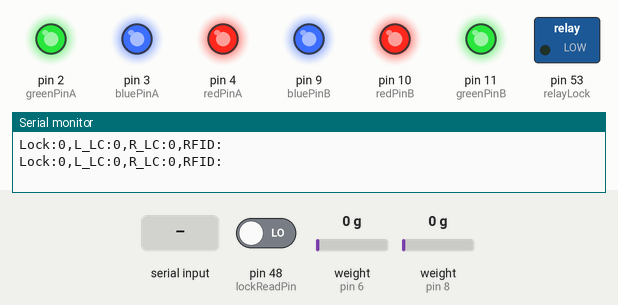
Simulated run of this sketch. Board: Arduino Mega 2560, built with avr-gcc and run on an emulated ATmega2560. Parts: switched loads named in the sketch (green lamp = pin HIGH), output pins drawn as LEDs (lit = HIGH), the last lines printed to the serial monitor. The inputs (shaded band) are chosen by the test bench; at power-on: pin 48 (lockReadPin) LOW, weight on the scale (sensors on pin 6, pin 8) 0 g.

Above: at 3.2 s.
3.3 s: "unlock\n" received over Serial
At 3.77 s:
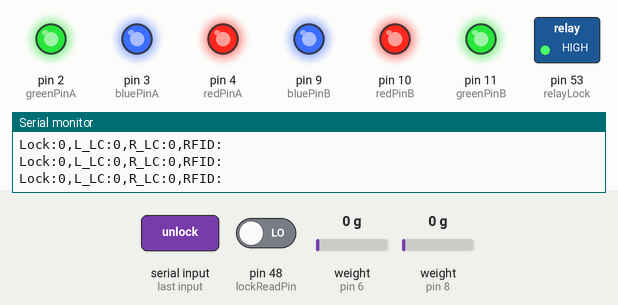
5.3 s: "left_led_red\n" received over Serial
At 6.3 s:
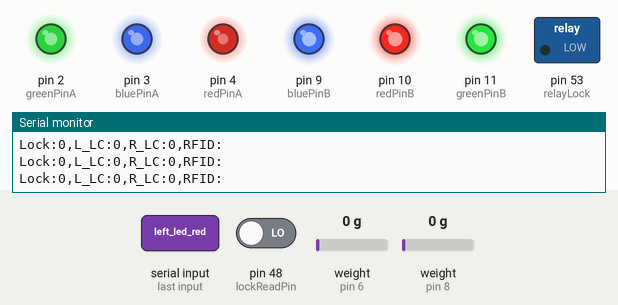
7.2 s: "right_led_red\n" received over Serial
At 8.2 s:
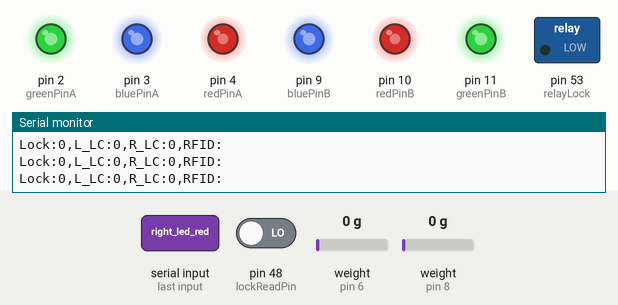
9.0 s: "left_led_blue\n" received over Serial
At 10.0 s:
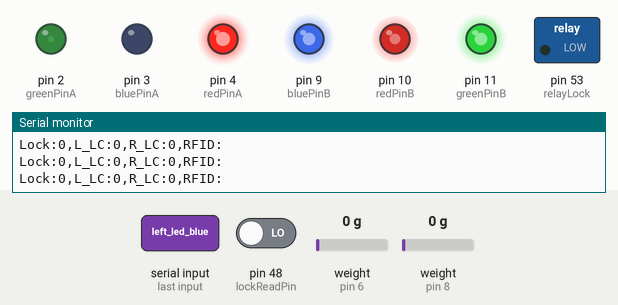
10.9 s: "right_led_blue\n" received over Serial
At 11.9 s:
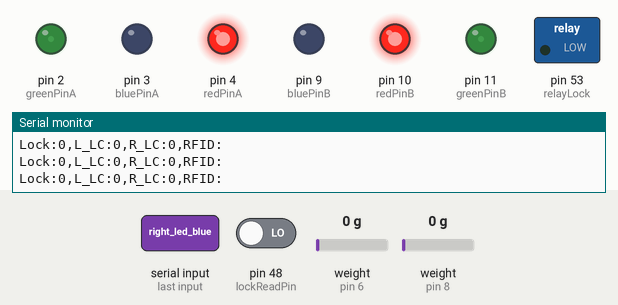
12.8 s: "left_led_off\n" received over Serial
At 13.7 s:
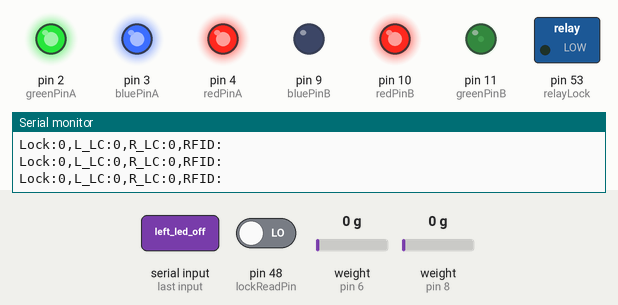
Timing chart, 0 to 15.7 s (numbered marks = the images above; inputs shaded):
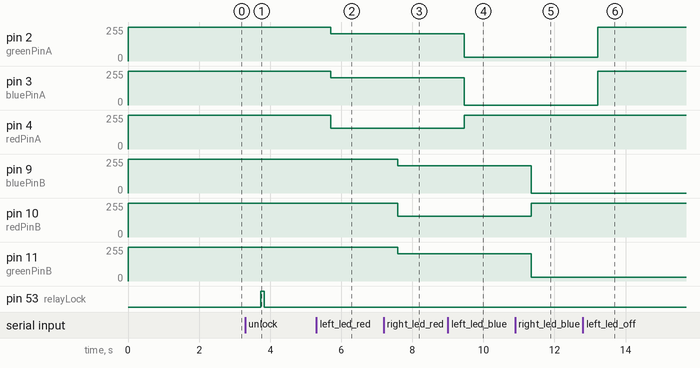

Measured:
- after the input at 3.3 s, pin 53 (relayLock): LOW → HIGH after 0.43 s, → LOW 0.10 s later
- after the input at 5.3 s, pin 2 (greenPinA), pin 3 (bluePinA): 255/255 → 206/255 after 0.41 s; pin 4 (redPinA): 255/255 → 155/255 after 0.41 s
- after the input at 7.2 s, pin 9 (bluePinB), pin 11 (greenPinB): 255/255 → 206/255 after 0.39 s; pin 10 (redPinB): 255/255 → 155/255 after 0.39 s
- after the input at 9.0 s, pin 2 (greenPinA): 206/255 → 29/255 after 0.46 s; pin 3 (bluePinA): 206/255 → 0/255 after 0.46 s; pin 4 (redPinA): 155/255 → 252/255 after 0.46 s
- after the input at 10.9 s, pin 9 (bluePinB): 206/255 → 0/255 after 0.44 s; pin 10 (redPinB): 155/255 → 252/255 after 0.44 s; pin 11 (greenPinB): 206/255 → 29/255 after 0.44 s
- after the input at 12.8 s, pin 2 (greenPinA): 29/255 → 255/255 after 0.42 s; pin 3 (bluePinA): 0/255 → 255/255 after 0.42 s; pin 4 (redPinA): 252/255 → 255/255 after 0.42 s

The sketch:

ArduinoTop.ino
```cpp
#include "HX711.h"    //Load Cell Library
#include <SPI.h>      //SPI communication for MFRC522 (required to use MFRC522)
#include <MFRC522.h>  //RFID Library (use MFRC522 by GithubCommunity v1.4.12, download through library manager)

HX711 loadcellA;  //Right
HX711 loadcellB;  //Left

String cmd;  //received input gets stored here

//Recorded Values
long massA = 0.0;
long massB = 0.0;
int lockState = 0;

//RGB LED Pin for Left Strip
int redPinA = 4;
int greenPinA = 2;
int bluePinA = 3;

//RGB LED Pin for Right Strip
int redPinB = 10;
int greenPinB = 11;
int bluePinB = 9;

//Triggering relayLock can only be for a split second
int relayLock = 53;  //relay (HIGH = Lock Release)
int lockReadPin = 48;  //relay status reader (1 is locked, 0 is lockReleased)

//RFID Module Setup
//SPI MOSI --> Pin 51
//SPI MISO --> Pin 50
//SPI SCK --> Pin 52
int RST_PIN = 12;                //Configurable (originally pin 8, conflict with LEDs)
int SDA_PIN = 13;                //Configurable (originally pin 9, conflict with LEDs) (SPI PIN)
MFRC522 rfid(SDA_PIN, RST_PIN);  //MFRC522 reader
byte nuidPICC[4];                // Init array that will store new NUID (currently unused)

//Loadcell Setup (Divider is the primary calibration, offset is only used in case of consistent inaccuracies with loadcell reading)
const int LOADCELLA_DOUT_PIN = 6;
const int LOADCELLA_SCK_PIN = 5;
const long LOAD_A_OFFSET = 0;
const long LOAD_A_DIVIDER = -420.35;

const int LOADCELLB_DOUT_PIN = 8;
const int LOADCELLB_SCK_PIN = 7;
const long LOAD_B_OFFSET = 0;
const long LOAD_B_DIVIDER = 431.13;

void unlock() {
  digitalWrite(relayLock, HIGH);
  delay(100);
  digitalWrite(relayLock, LOW);
}

void setLeftLEDColor(int r, int g, int b) {
  analogWrite(redPinA, 255 - r);
  analogWrite(greenPinA, 255 - g);
  analogWrite(bluePinA, 255 - b);
}

void setRightLEDColor(int r, int g, int b) {
  analogWrite(redPinB, 255 - r);
  analogWrite(greenPinB, 255 - g);
  analogWrite(bluePinB, 255 - b);
}

void checkSerial() {
  if (Serial.available() > 0) {
    cmd = Serial.readStringUntil('\n');
    if (cmd == "unlock") {
      unlock();
    } else if (cmd == "tare") {//zero loadcells
      loadcellA.tare();
      loadcellB.tare();
    } else if (cmd == "left_led_red") {
      //#FF7C7C Red
      setLeftLEDColor(100, 49, 49);
    } else if (cmd == "right_led_red") {
      //#FF7C7C Red
      setRightLEDColor(100, 49, 49);
    } else if (cmd == "left_led_blue") {
      //#03E2FF Blue
      setLeftLEDColor(3, 226, 255);
    } else if (cmd == "right_led_blue") {
      //#03E2FF Blue
      setRightLEDColor(3, 226, 255);
    } else if (cmd == "left_led_off") {
      setLeftLEDColor(0, 0, 0);
    } else if (cmd == "right_led_off") {
      setRightLEDColor(0, 0, 0);
    } else if (cmd == "led_off") {  //clear
      setLeftLEDColor(0, 0, 0);
      setRightLEDColor(0, 0, 0);
    }
  }
}

void readRFID() {
  // Reset the loop if no new card present on the sensor/reader. This saves the entire process when idle.
  if (!rfid.PICC_IsNewCardPresent())
    return;
  // Verify if the NUID has been readed
  if (!rfid.PICC_ReadCardSerial())
    return;
  MFRC522::PICC_Type piccType = rfid.PICC_GetType(rfid.uid.sak);
  // Check is the PICC of Classic MIFARE type
  if (piccType != MFRC522::PICC_TYPE_MIFARE_MINI && piccType != MFRC522::PICC_TYPE_MIFARE_1K && piccType != MFRC522::PICC_TYPE_MIFARE_4K) {
    Serial.print("-1");  //returning -1 means invalid RFID type (not MIFARE Classic type)
    return;
  }
  // Store NUID into nuidPICC array (if need to do comparison and saving logs)
  for (byte i = 0; i < 4; i++) {
    nuidPICC[i] = rfid.uid.uidByte[i];
  }
  // printHex(rfid.uid.uidByte, rfid.uid.size);
  printDec(rfid.uid.uidByte, rfid.uid.size);  //print RFID value in dec
  // Halt PICC
  rfid.PICC_HaltA();
  // Stop encryption on PCD
  rfid.PCD_StopCrypto1();
}

//Helper routine to dump a byte array as hex values to Serial.
void printHex(byte *buffer, byte bufferSize) {
  for (byte i = 0; i < bufferSize; i++) {
    Serial.print(buffer[i] < 0x10 ? " 0" : " ");
    Serial.print(buffer[i], HEX);
  }
}

//Helper routine to dump a byte array as dec values to Serial.
void printDec(byte *buffer, byte bufferSize) {
  for (byte i = 0; i < bufferSize; i++) {
    //Serial.print(' '); Seperate each byte
    Serial.print(buffer[i], DEC);
  }
}

void setup() {
  // put your setup code here, to run once:
  Serial.begin(115200);
  SPI.begin();
  while (!Serial) {
    //waiting for Jetson to Connect
  }
  pinMode(redPinA, OUTPUT);
  pinMode(greenPinA, OUTPUT);
  pinMode(bluePinA, OUTPUT);

  pinMode(redPinB, OUTPUT);
  pinMode(greenPinB, OUTPUT);
  pinMode(bluePinB, OUTPUT);

  pinMode(relayLock, OUTPUT);
  pinMode(lockReadPin, INPUT);

  digitalWrite(redPinA, HIGH);  //high initializes LED A to OFF
  digitalWrite(greenPinA, HIGH);
  digitalWrite(bluePinA, HIGH);

  digitalWrite(redPinB, HIGH);  //high initializes LED B to OFF
  digitalWrite(greenPinB, HIGH);
  digitalWrite(bluePinB, HIGH);

  digitalWrite(relayLock, LOW);

  loadcellA.begin(LOADCELLA_DOUT_PIN, LOADCELLA_SCK_PIN);
  loadcellA.set_scale(LOAD_A_DIVIDER); //recalibrate value every time the loadcell is adjusted

  loadcellB.begin(LOADCELLB_DOUT_PIN, LOADCELLB_SCK_PIN);
  loadcellB.set_scale(LOAD_B_DIVIDER); //recalibrate value every time the loadcell is adjusted

  loadcellA.tare();
  loadcellB.tare();

  rfid.PCD_Init();  // Initialize MFRC522
}

void loop() {
  //Giving Output
  massA = loadcellA.get_units(2);  // get_units(i) reads the loadcell value for 'i' amount of times, the greater the 'i', the slower the program runs
  massB = loadcellB.get_units(2);
  lockState = digitalRead(lockReadPin);  // 0 :: open, 1 :: close
  //Returning Data to Jetson
  char buffer[64];  //add more buffer if needed
  sprintf(buffer, "Lock:%i,L_LC:%ld,R_LC:%ld,RFID:", lockState, massB, massA);
  Serial.print(buffer);
  readRFID(); //process RFID Value, returns "" if no tag is detected
  Serial.print("\n");
  //Check Serial
  checkSerial();
  delay(200);
}

// for calibration of the Loadcell
void loadCellCalibration() {
  loadcellA.set_scale();
  loadcellA.tare();
  Serial.println(loadcellB.get_units(10));

  //LoadCell A Calibrate
  Serial.println("Calibrating Loadcell A \n Place a known weight on Scale A \n Press Any Key to Continue");

  while (Serial.available() == 0) {
    delay(1000);
    Serial.println("Waiting");
  }

  Serial.read();
  double obsVal = loadcellA.get_units(10);
  Serial.println("Observed LoadCellA Value to");
  Serial.println(obsVal);

  delay(1000);
}
```
